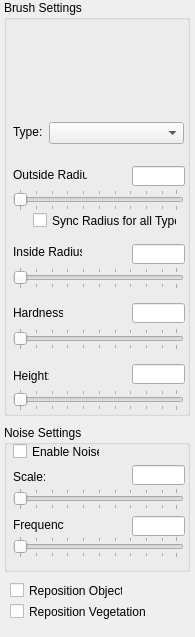
<?xml version="1.0" encoding="UTF-8"?>
<ui version="4.0">
    <class>IDD_PANEL_TERRAIN_MODIFY</class>
    <widget class="QWidget" name="IDD_PANEL_TERRAIN_MODIFY">
        <property name="geometry">
            <rect>
                <x>0</x>
                <y>0</y>
                <width>195</width>
                <height>637</height>
            </rect>
        </property>
        <widget class="QCheckBox" name="IDC_REPOSITION_OBJECTS">
            <property name="geometry">
                <rect>
                    <x>10</x>
                    <y>582</y>
                    <width>113</width>
                    <height>17</height>
                </rect>
            </property>
            <property name="text">
                <string comment="IDC_REPOSITION_OBJECTS">Reposition Objects</string>
            </property>
        </widget>
        <widget class="QCheckBox" name="IDC_REPOSITION_VEGETATION">
            <property name="geometry">
                <rect>
                    <x>10</x>
                    <y>603</y>
                    <width>171</width>
                    <height>17</height>
                </rect>
            </property>
            <property name="text">
                <string comment="IDC_REPOSITION_VEGETATION">Reposition Vegetation</string>
            </property>
        </widget>
        <widget class="QGroupBox" name="IDC_STATIC2">
            <property name="geometry">
                <rect>
                    <x>4</x>
                    <y>425</y>
                    <width>186</width>
                    <height>147</height>
                </rect>
            </property>
            <property name="title">
                <string>Noise Settings</string>
            </property>
            <widget class="QLabel" name="IDC_STATIC">
                <property name="geometry">
                    <rect>
                        <x>9</x>
                        <y>45</y>
                        <width>32</width>
                        <height>14</height>
                    </rect>
                </property>
                <property name="text">
                    <string comment="IDC_STATIC">Scale:</string>
                </property>
            </widget>
            <widget class="QLabel" name="IDC_STATIC1">
                <property name="geometry">
                    <rect>
                        <x>9</x>
                        <y>93</y>
                        <width>51</width>
                        <height>14</height>
                    </rect>
                </property>
                <property name="text">
                    <string comment="IDC_STATIC1">Frequency</string>
                </property>
            </widget>
            <widget class="QLineEdit" name="IDC_NOISE_SCALE">
                <property name="geometry">
                    <rect>
                        <x>128</x>
                        <y>40</y>
                        <width>53</width>
                        <height>20</height>
                    </rect>
                </property>
                <property name="alignment">
                    <set>Qt::AlignLeft|Qt::AlignVCenter</set>
                </property>
            </widget>
            <widget class="QLineEdit" name="IDC_NOISE_FREQ">
                <property name="geometry">
                    <rect>
                        <x>128</x>
                        <y>91</y>
                        <width>53</width>
                        <height>20</height>
                    </rect>
                </property>
                <property name="alignment">
                    <set>Qt::AlignLeft|Qt::AlignVCenter</set>
                </property>
            </widget>
            <widget class="QCheckBox" name="IDC_BRUSH_NOISE">
                <property name="geometry">
                    <rect>
                        <x>9</x>
                        <y>18</y>
                        <width>87</width>
                        <height>17</height>
                    </rect>
                </property>
                <property name="text">
                    <string comment="IDC_BRUSH_NOISE">Enable Noise</string>
                </property>
            </widget>
            <widget class="QSlider" name="IDC_NOISE_SCALE_SLIDER">
                <property name="geometry">
                    <rect>
                        <x>9</x>
                        <y>63</y>
                        <width>171</width>
                        <height>22</height>
                    </rect>
                </property>
                <property name="orientation">
                    <enum>Qt::Horizontal</enum>
                </property>
                <property name="tickPosition">
                    <enum>QSlider::TicksBothSides</enum>
                </property>
            </widget>
            <widget class="QSlider" name="IDC_NOISE_FREQ_SLIDER">
                <property name="geometry">
                    <rect>
                        <x>9</x>
                        <y>111</y>
                        <width>171</width>
                        <height>22</height>
                    </rect>
                </property>
                <property name="orientation">
                    <enum>Qt::Horizontal</enum>
                </property>
                <property name="tickPosition">
                    <enum>QSlider::TicksBothSides</enum>
                </property>
            </widget>
        </widget>
        <widget class="QGroupBox" name="IDC_STATIC1">
            <property name="geometry">
                <rect>
                    <x>4</x>
                    <y>0</y>
                    <width>186</width>
                    <height>416</height>
                </rect>
            </property>
            <property name="title">
                <string>Brush Settings</string>
            </property>
            <widget class="QLabel" name="IDC_STATIC2">
                <property name="geometry">
                    <rect>
                        <x>9</x>
                        <y>125</y>
                        <width>29</width>
                        <height>14</height>
                    </rect>
                </property>
                <property name="text">
                    <string comment="IDC_STATIC2">Type:</string>
                </property>
            </widget>
            <widget class="QLabel" name="IDC_STATIC3">
                <property name="geometry">
                    <rect>
                        <x>9</x>
                        <y>369</y>
                        <width>36</width>
                        <height>14</height>
                    </rect>
                </property>
                <property name="text">
                    <string comment="IDC_STATIC3">Height:</string>
                </property>
            </widget>
            <widget class="QLabel" name="IDC_STATIC4">
                <property name="geometry">
                    <rect>
                        <x>9</x>
                        <y>306</y>
                        <width>50</width>
                        <height>14</height>
                    </rect>
                </property>
                <property name="text">
                    <string comment="IDC_STATIC4">Hardness:</string>
                </property>
            </widget>
            <widget class="QLabel" name="IDC_STATIC5">
                <property name="geometry">
                    <rect>
                        <x>9</x>
                        <y>245</y>
                        <width>69</width>
                        <height>14</height>
                    </rect>
                </property>
                <property name="text">
                    <string comment="IDC_STATIC5">Inside Radius:</string>
                </property>
            </widget>
            <widget class="QLabel" name="IDC_STATIC6">
                <property name="geometry">
                    <rect>
                        <x>9</x>
                        <y>168</y>
                        <width>74</width>
                        <height>14</height>
                    </rect>
                </property>
                <property name="text">
                    <string comment="IDC_STATIC6">Outside Radius</string>
                </property>
            </widget>
            <widget class="QLineEdit" name="IDC_BRUSH_RADIUS">
                <property name="geometry">
                    <rect>
                        <x>128</x>
                        <y>166</y>
                        <width>53</width>
                        <height>20</height>
                    </rect>
                </property>
                <property name="alignment">
                    <set>Qt::AlignLeft|Qt::AlignVCenter</set>
                </property>
            </widget>
            <widget class="QLineEdit" name="IDC_BRUSH_HEIGHT">
                <property name="geometry">
                    <rect>
                        <x>128</x>
                        <y>364</y>
                        <width>53</width>
                        <height>20</height>
                    </rect>
                </property>
                <property name="alignment">
                    <set>Qt::AlignLeft|Qt::AlignVCenter</set>
                </property>
            </widget>
            <widget class="QLineEdit" name="IDC_BRUSH_HARDNESS">
                <property name="geometry">
                    <rect>
                        <x>128</x>
                        <y>303</y>
                        <width>53</width>
                        <height>20</height>
                    </rect>
                </property>
                <property name="alignment">
                    <set>Qt::AlignLeft|Qt::AlignVCenter</set>
                </property>
            </widget>
            <widget class="QLineEdit" name="IDC_BRUSH_RADIUS2">
                <property name="geometry">
                    <rect>
                        <x>128</x>
                        <y>244</y>
                        <width>53</width>
                        <height>20</height>
                    </rect>
                </property>
                <property name="alignment">
                    <set>Qt::AlignLeft|Qt::AlignVCenter</set>
                </property>
            </widget>
            <widget class="QCheckBox" name="IDC_SYNC_RADIUS">
                <property name="geometry">
                    <rect>
                        <x>29</x>
                        <y>212</y>
                        <width>144</width>
                        <height>17</height>
                    </rect>
                </property>
                <property name="text">
                    <string comment="IDC_SYNC_RADIUS">Sync Radius for all Types</string>
                </property>
            </widget>
            <widget class="QComboBox" name="IDC_BRUSH_TYPE">
                <property name="geometry">
                    <rect>
                        <x>45</x>
                        <y>122</y>
                        <width>135</width>
                        <height>22</height>
                    </rect>
                </property>
            </widget>
            <widget class="QSlider" name="IDC_BRUSH_RADIUS_SLIDER">
                <property name="geometry">
                    <rect>
                        <x>9</x>
                        <y>189</y>
                        <width>171</width>
                        <height>22</height>
                    </rect>
                </property>
                <property name="orientation">
                    <enum>Qt::Horizontal</enum>
                </property>
                <property name="tickPosition">
                    <enum>QSlider::TicksBothSides</enum>
                </property>
            </widget>
            <widget class="QSlider" name="IDC_BRUSH_HEIGHT_SLIDER">
                <property name="geometry">
                    <rect>
                        <x>9</x>
                        <y>389</y>
                        <width>171</width>
                        <height>22</height>
                    </rect>
                </property>
                <property name="orientation">
                    <enum>Qt::Horizontal</enum>
                </property>
                <property name="tickPosition">
                    <enum>QSlider::TicksBothSides</enum>
                </property>
            </widget>
            <widget class="QSlider" name="IDC_BRUSH_HARDNESS_SLIDER">
                <property name="geometry">
                    <rect>
                        <x>9</x>
                        <y>328</y>
                        <width>171</width>
                        <height>22</height>
                    </rect>
                </property>
                <property name="orientation">
                    <enum>Qt::Horizontal</enum>
                </property>
                <property name="tickPosition">
                    <enum>QSlider::TicksBothSides</enum>
                </property>
            </widget>
            <widget class="QSlider" name="IDC_BRUSH_RADIUS_SLIDER2">
                <property name="geometry">
                    <rect>
                        <x>9</x>
                        <y>267</y>
                        <width>171</width>
                        <height>22</height>
                    </rect>
                </property>
                <property name="orientation">
                    <enum>Qt::Horizontal</enum>
                </property>
                <property name="tickPosition">
                    <enum>QSlider::TicksBothSides</enum>
                </property>
            </widget>
            <widget class="QLabel" name="IDC_BRUSH_PREVIEW">
                <property name="geometry">
                    <rect>
                        <x>41</x>
                        <y>82</y>
                        <width>60</width>
                        <height>66</height>
                    </rect>
                </property>
                <property name="text">
                    <string comment="IDC_BRUSH_PREVIEW"></string>
                </property>
            </widget>
        </widget>
    </widget>
    <resources/>
    <connections/>
</ui>
